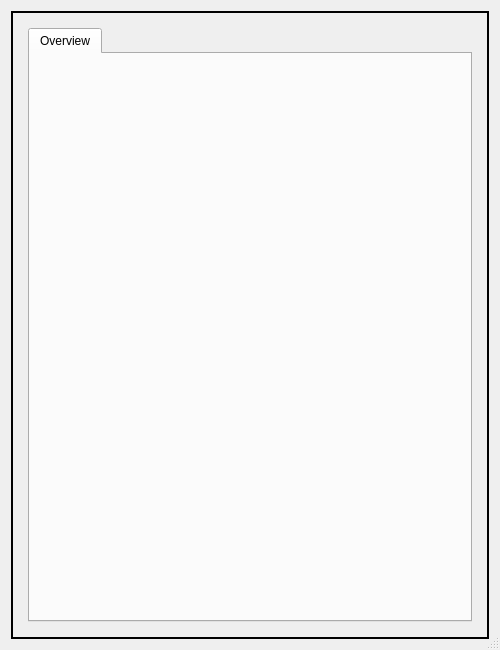
<?xml version="1.0" encoding="UTF-8"?>
<ui version="4.0">
 <class>CopyProduct</class>
 <widget class="QDialog" name="CopyProduct">
  <property name="geometry">
   <rect>
    <x>0</x>
    <y>0</y>
    <width>500</width>
    <height>650</height>
   </rect>
  </property>
  <property name="windowTitle">
   <string>Dialog</string>
  </property>
  <property name="sizeGripEnabled">
   <bool>true</bool>
  </property>
  <layout class="QGridLayout" name="gridLayout_2">
   <item row="1" column="0">
    <layout class="QHBoxLayout" name="ui_buttonsLayout">
     <property name="spacing">
      <number>10</number>
     </property>
     <property name="bottomMargin">
      <number>0</number>
     </property>
    </layout>
   </item>
   <item row="0" column="0">
    <widget class="QFrame" name="ui_outerFrame">
     <property name="sizePolicy">
      <sizepolicy hsizetype="Expanding" vsizetype="Expanding">
       <horstretch>0</horstretch>
       <verstretch>0</verstretch>
      </sizepolicy>
     </property>
     <property name="styleSheet">
      <string notr="true">
                            #ui_outerFrame {
                            padding: 5px;
                            border: 1.5px solid #000;}
                        </string>
     </property>
     <property name="frameShape">
      <enum>QFrame::StyledPanel</enum>
     </property>
     <property name="frameShadow">
      <enum>QFrame::Raised</enum>
     </property>
     <layout class="QGridLayout" name="gridLayout">
      <property name="leftMargin">
       <number>10</number>
      </property>
      <property name="topMargin">
       <number>10</number>
      </property>
      <property name="rightMargin">
       <number>10</number>
      </property>
      <property name="bottomMargin">
       <number>10</number>
      </property>
      <property name="horizontalSpacing">
       <number>20</number>
      </property>
      <property name="verticalSpacing">
       <number>10</number>
      </property>
      <item row="1" column="0">
       <layout class="QHBoxLayout" name="ui_CopyTreeLayout">
        <item>
         <widget class="QTabWidget" name="ui_tabWidget">
          <property name="currentIndex">
           <number>0</number>
          </property>
          <widget class="QWidget" name="ui_overviewTab">
           <attribute name="title">
            <string>Overview</string>
           </attribute>
           <layout class="QGridLayout" name="gridLayout_3">
            <item row="0" column="0">
             <layout class="QHBoxLayout" name="ui_copyTreeLayout_2">
              <property name="spacing">
               <number>5</number>
              </property>
             </layout>
            </item>
            <item row="1" column="0">
             <layout class="QHBoxLayout" name="ui_heirarchyLayout">
              <property name="spacing">
               <number>5</number>
              </property>
             </layout>
            </item>
           </layout>
          </widget>
         </widget>
        </item>
       </layout>
      </item>
      <item row="0" column="0">
       <layout class="QHBoxLayout" name="ui_SearchButtonLayout">
        <property name="sizeConstraint">
         <enum>QLayout::SetDefaultConstraint</enum>
        </property>
       </layout>
      </item>
     </layout>
    </widget>
   </item>
  </layout>
 </widget>
 <resources/>
 <connections/>
</ui>
